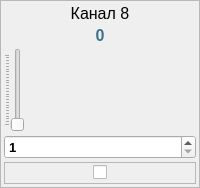
                 <widget class="QFrame" name="frPwr8">
                  <property name="minimumSize">
                   <size>
                    <width>80</width>
                    <height>0</height>
                   </size>
                  </property>
                  <property name="frameShape">
                   <enum>QFrame::StyledPanel</enum>
                  </property>
                  <property name="frameShadow">
                   <enum>QFrame::Raised</enum>
                  </property>
                  <layout class="QVBoxLayout" name="verticalLayout_13">
                   <property name="spacing">
                    <number>3</number>
                   </property>
                   <property name="leftMargin">
                    <number>3</number>
                   </property>
                   <property name="topMargin">
                    <number>3</number>
                   </property>
                   <property name="rightMargin">
                    <number>3</number>
                   </property>
                   <property name="bottomMargin">
                    <number>3</number>
                   </property>
                   <item>
                    <widget class="QLabel" name="lblTitlePwr8">
                     <property name="font">
                      <font>
                       <pointsize>12</pointsize>
                      </font>
                     </property>
                     <property name="text">
                      <string>Канал 8</string>
                     </property>
                     <property name="alignment">
                      <set>Qt::AlignCenter</set>
                     </property>
                    </widget>
                   </item>
                   <item>
                    <widget class="QLabel" name="lblValuePwr8">
                     <property name="palette">
                      <palette>
                       <active>
                        <colorrole role="WindowText">
                         <brush brushstyle="SolidPattern">
                          <color alpha="255">
                           <red>60</red>
                           <green>115</green>
                           <blue>138</blue>
                          </color>
                         </brush>
                        </colorrole>
                        <colorrole role="Text">
                         <brush brushstyle="SolidPattern">
                          <color alpha="255">
                           <red>10</red>
                           <green>121</green>
                           <blue>131</blue>
                          </color>
                         </brush>
                        </colorrole>
                       </active>
                       <inactive>
                        <colorrole role="WindowText">
                         <brush brushstyle="SolidPattern">
                          <color alpha="255">
                           <red>60</red>
                           <green>115</green>
                           <blue>138</blue>
                          </color>
                         </brush>
                        </colorrole>
                        <colorrole role="Text">
                         <brush brushstyle="SolidPattern">
                          <color alpha="255">
                           <red>10</red>
                           <green>121</green>
                           <blue>131</blue>
                          </color>
                         </brush>
                        </colorrole>
                       </inactive>
                       <disabled>
                        <colorrole role="WindowText">
                         <brush brushstyle="SolidPattern">
                          <color alpha="255">
                           <red>120</red>
                           <green>120</green>
                           <blue>120</blue>
                          </color>
                         </brush>
                        </colorrole>
                        <colorrole role="Text">
                         <brush brushstyle="SolidPattern">
                          <color alpha="255">
                           <red>120</red>
                           <green>120</green>
                           <blue>120</blue>
                          </color>
                         </brush>
                        </colorrole>
                       </disabled>
                      </palette>
                     </property>
                     <property name="font">
                      <font>
                       <pointsize>12</pointsize>
                       <weight>75</weight>
                       <bold>true</bold>
                      </font>
                     </property>
                     <property name="text">
                      <string>0</string>
                     </property>
                     <property name="alignment">
                      <set>Qt::AlignCenter</set>
                     </property>
                    </widget>
                   </item>
                   <item>
                    <widget class="QSlider" name="sldPwr8">
                     <property name="minimum">
                      <number>1</number>
                     </property>
                     <property name="maximum">
                      <number>250</number>
                     </property>
                     <property name="orientation">
                      <enum>Qt::Vertical</enum>
                     </property>
                     <property name="tickPosition">
                      <enum>QSlider::TicksAbove</enum>
                     </property>
                     <property name="tickInterval">
                      <number>10</number>
                     </property>
                    </widget>
                   </item>
                   <item>
                    <widget class="QSpinBox" name="edValuePwr8">
                     <property name="font">
                      <font>
                       <pointsize>10</pointsize>
                       <weight>75</weight>
                       <bold>true</bold>
                      </font>
                     </property>
                     <property name="minimum">
                      <number>1</number>
                     </property>
                     <property name="maximum">
                      <number>250</number>
                     </property>
                     <property name="singleStep">
                      <number>10</number>
                     </property>
                    </widget>
                   </item>
                   <item>
                    <widget class="QFrame" name="frCbPwr8">
                     <property name="frameShape">
                      <enum>QFrame::StyledPanel</enum>
                     </property>
                     <property name="frameShadow">
                      <enum>QFrame::Raised</enum>
                     </property>
                     <layout class="QHBoxLayout" name="horizontalLayout_14">
                      <property name="spacing">
                       <number>0</number>
                      </property>
                      <property name="leftMargin">
                       <number>0</number>
                      </property>
                      <property name="topMargin">
                       <number>0</number>
                      </property>
                      <property name="rightMargin">
                       <number>0</number>
                      </property>
                      <property name="bottomMargin">
                       <number>0</number>
                      </property>
                      <item>
                       <spacer name="horizontalSpacer_15">
                        <property name="orientation">
                         <enum>Qt::Horizontal</enum>
                        </property>
                        <property name="sizeHint" stdset="0">
                         <size>
                          <width>24</width>
                          <height>20</height>
                         </size>
                        </property>
                       </spacer>
                      </item>
                      <item>
                       <widget class="QCheckBox" name="cbPwr8">
                        <property name="text">
                         <string/>
                        </property>
                       </widget>
                      </item>
                      <item>
                       <spacer name="horizontalSpacer_16">
                        <property name="orientation">
                         <enum>Qt::Horizontal</enum>
                        </property>
                        <property name="sizeHint" stdset="0">
                         <size>
                          <width>24</width>
                          <height>20</height>
                         </size>
                        </property>
                       </spacer>
                      </item>
                     </layout>
                    </widget>
                   </item>
                  </layout>
                 </widget>
